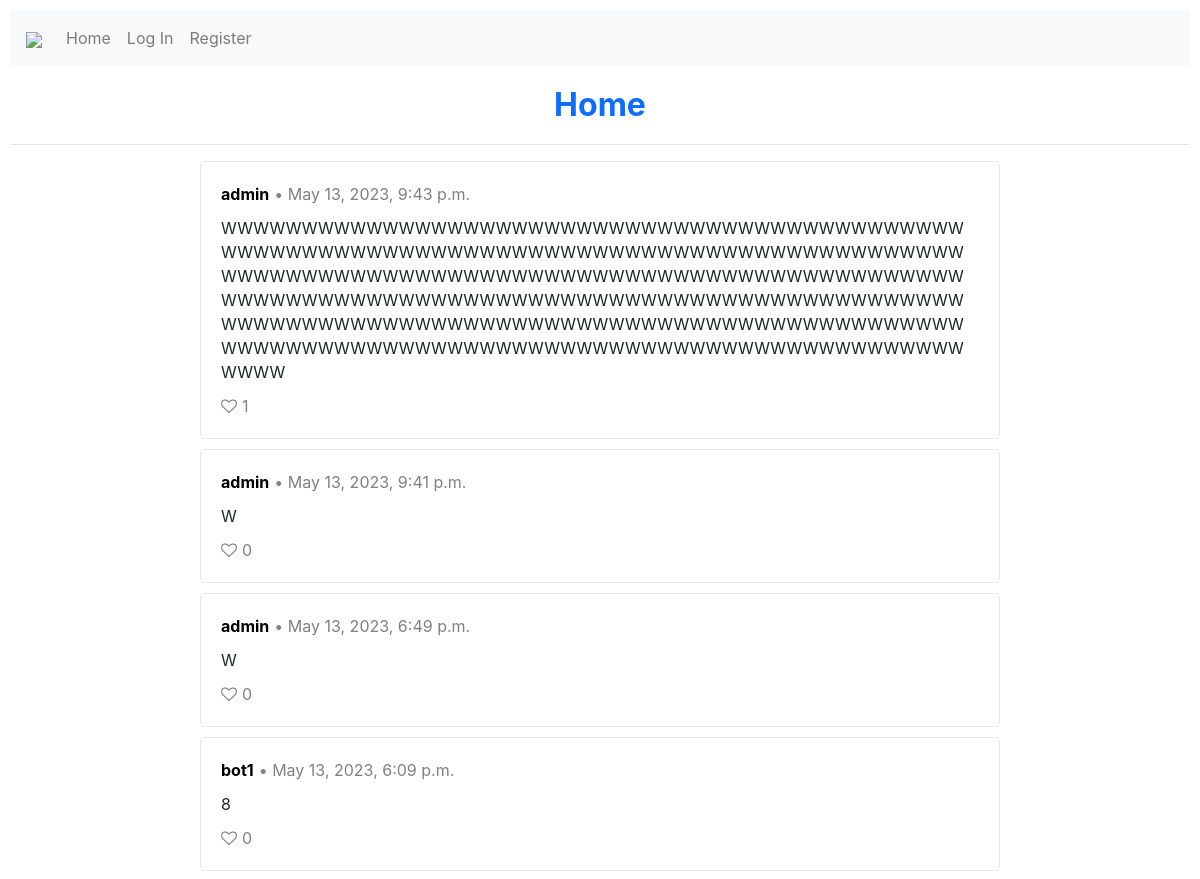
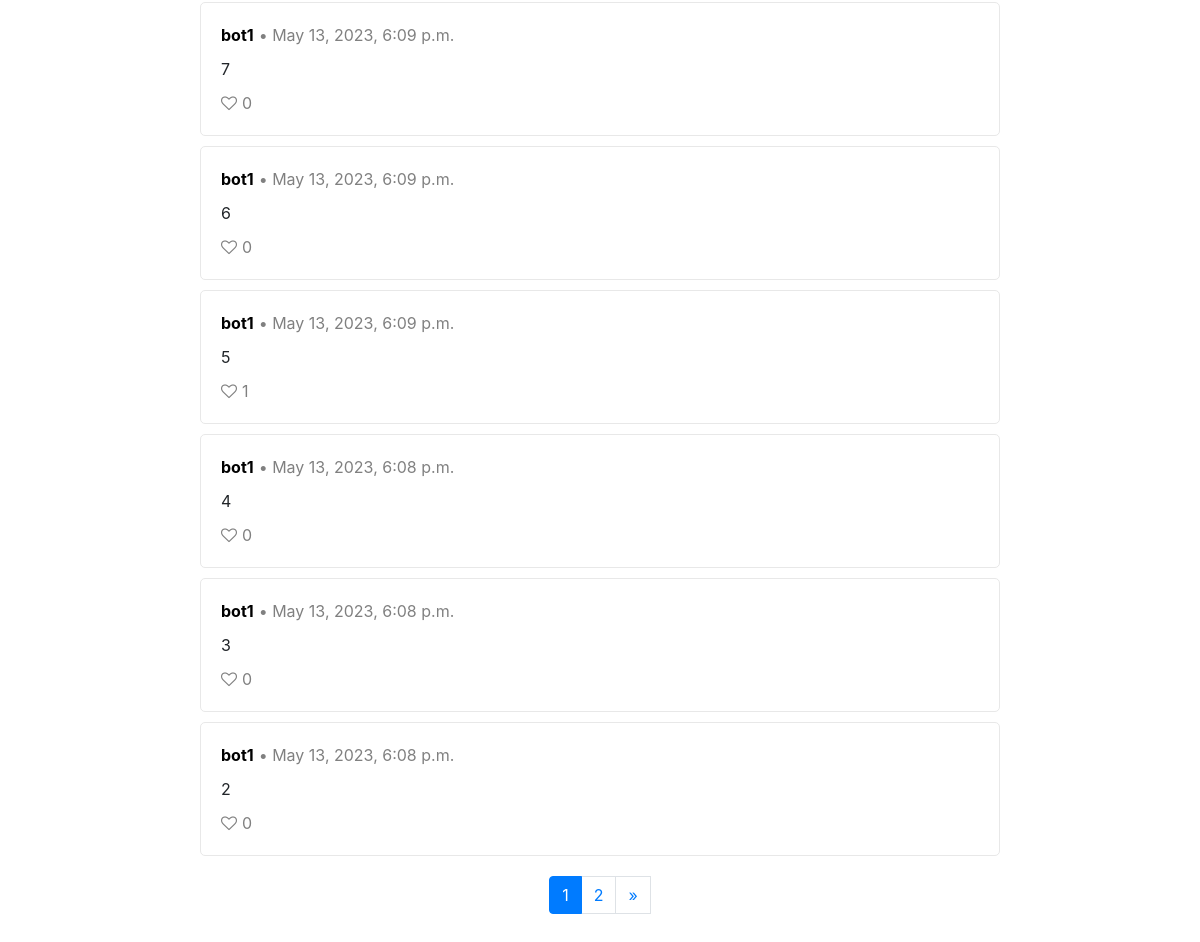
/, run on an earlier commit of the app's database (2 pictures, top to bottom).
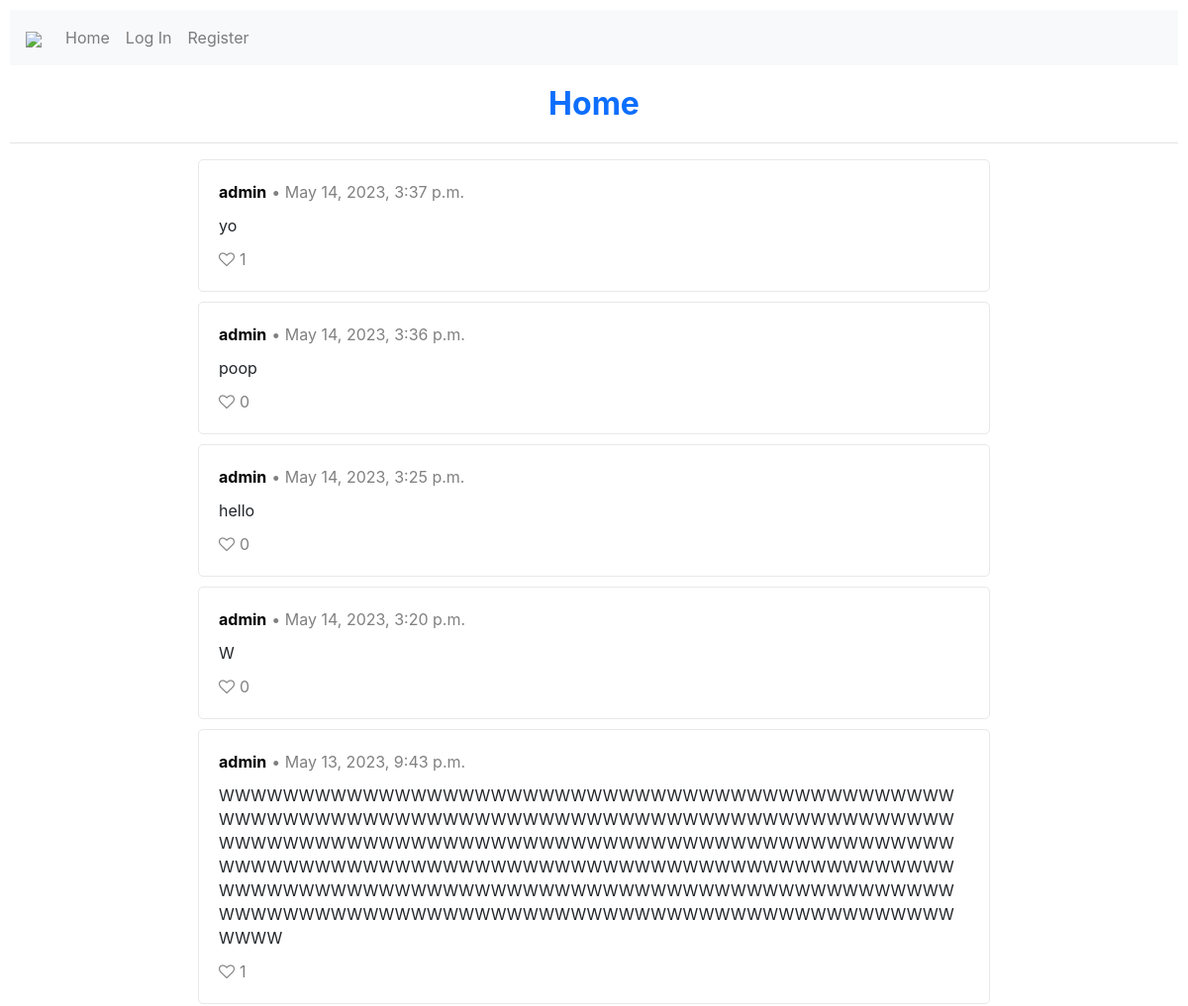
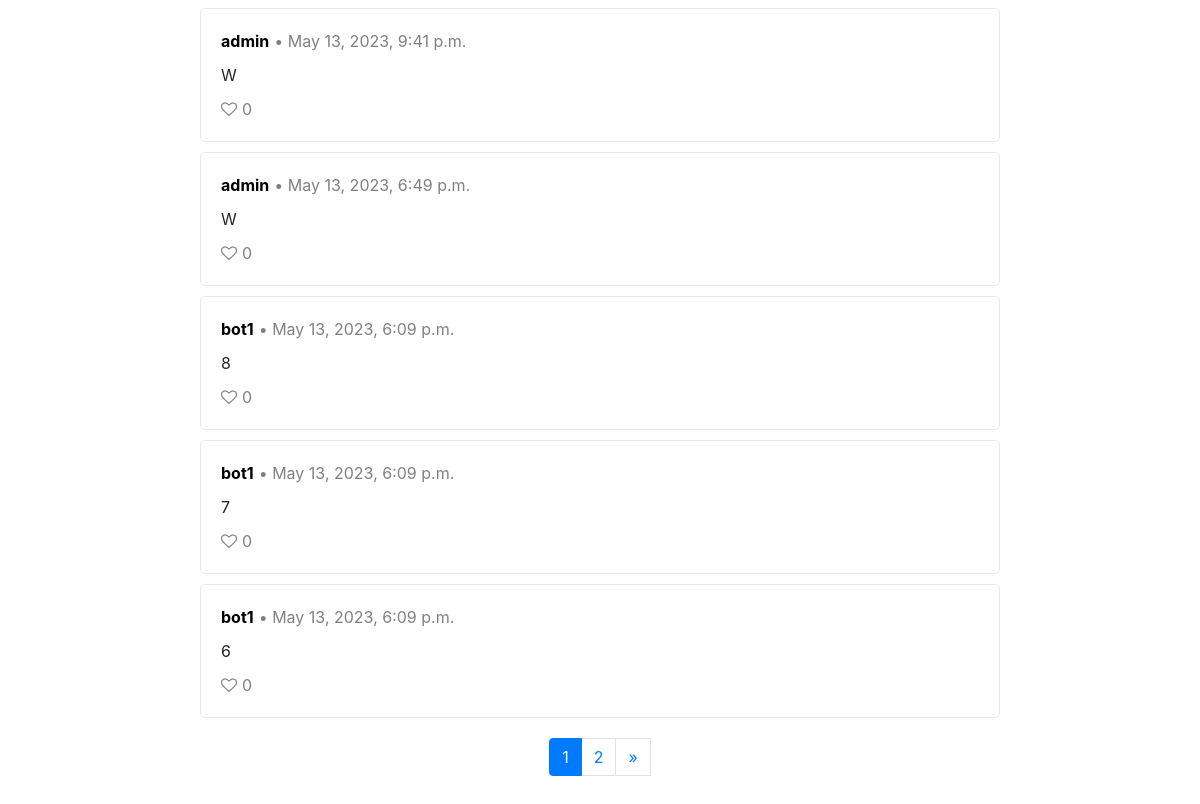
And on a later commit of the database (2 pictures, top to bottom).
### network/models.py (models this page shows, shortened)
class Post(models.Model):
    user = models.ForeignKey(User, on_delete=models.CASCADE, blank=True, null=True, related_name="post_user")
    content = models.CharField(max_length=280)
    number_of_likes = models.IntegerField(default=0)
    time = models.DateTimeField(auto_now_add=True)

class User(AbstractUser):
    pass

### network/views.py (the view)
# urls.py: path("", views.index, name="index"),
def index(request):
    all_posts = Post.objects.all().order_by("-time")
    number_of_posts = len(all_posts)
    user = None
    liked_post_ids=[]
    if request.user.id is not None:
        user = User.objects.get(id=request.user.id)
        liked_post_ids = get_liked_posts(request)
    page_obj = get_page_objects(request, all_posts)
    return render(request, "network/index.html", {
        "user": user,
        "liked_post_ids": liked_post_ids,
        "form": PostForm,
        "page_obj": page_obj,
        "number_of_posts": number_of_posts
    })

### network/utils.py (called while the page is built)
def get_page_objects(request, posts):
    paginator = Paginator(posts, 10)
    page_number = request.GET.get("page")
    page_obj = paginator.get_page(page_number)
    return page_obj

### network/templates/network/index.html (shortened to what this page needs)
{% extends "network/layout.html" %}
{% load static %}
{% block body %}
    <h2>Home</h2>
    <hr>
    {% include "network/posts.html" %}
{% endblock %}

### network/templates/network/posts.html (shortened to what this page needs)
{% load static %}
{% if number_of_posts > 0 %}
    {% for post in page_obj %}
        <div class="post-panel">
            <div class="post-header">
                <div>
                    <a class="username" href="{% url 'profile' profile_id=post.user.id %}"><strong>{{ post.user }}</strong></a>
                </div>
                <div class="post-time">
                    &bull; {{ post.time }}
                </div>
            </div>
            <div class="post-content-saved" id="content-div-{{ post.id }}-saved">
                {{ post.content }}
            </div>
            <div class="likes-container" id="likes-div-{{ post.id }}">
                {% if user.is_authenticated and post.id not in liked_post_ids %}
                    <div id="like-div-{{ post.id }}">
                        <button class="remove-style" id="like-btn-{{ post.id }}">
                            <i class="fa fa-heart-o heart-unliked"></i>
                        </button>
                    </div>
                {% elif user.is_authenticated and post.id in liked_post_ids %}
                    <div id="unlike-div-{{ post.id }}">
                        <button class="remove-style" id="unlike-btn-{{ post.id }}">
                            <i class="fa fa-heart heart-liked"></i>
                        </button>
                    </div>
                {% else %}
                    <div id="inactive-like-div-{{ post.id }}">
                        <button class="remove-style" id="inactive-like-btn-{{ post.id }}">
                            <i class="fa fa-heart-o heart-inactive"></i>
                        </button>
                    </div>
                {% endif %}
                <span class="likes-count" id="likes-count-{{ post.id }}">{{ post.number_of_likes }}</span>
            </div>
        </div>
    {% endfor %}
{% else %}
    No active posts
{% endif %}
<div class="pagination page-navigation">
    <li class="page-item active"><a class="page-link" href="?page={{ page_obj.number }}">{{ page_obj.number }}</a></li>
    {% if page_obj.has_next %}
        <a class="page-link" href="?page={{ page_obj.next_page_number }}">{{ page_obj.next_page_number }}</a>
        <a class="page-link" href="?page={{ page_obj.paginator.num_pages }}">&raquo;</a>
    {% endif %}
</div>

What changed in the data, as far as the page shows it:
no longer on this page (row unchanged): Post: user "bot1", time "May 13, 2023, 6:09 p.m.", content "5", number_of_likes "1"
no longer on this page (row unchanged): Post: user "bot1", time "May 13, 2023, 6:08 p.m.", content "4", number_of_likes "0"
no longer on this page (row unchanged): Post: user "bot1", time "May 13, 2023, 6:08 p.m.", content "3", number_of_likes "0"
no longer on this page (row unchanged): Post: user "bot1", time "May 13, 2023, 6:08 p.m.", content "2", number_of_likes "0"
added Post: user "admin", time "May 14, 2023, 3:37 p.m.", content "yo", number_of_likes "1"
added Post: user "admin", time "May 14, 2023, 3:36 p.m.", content "poop", number_of_likes "0"
added Post: user "admin", time "May 14, 2023, 3:25 p.m.", content "hello", number_of_likes "0"
added Post: user "admin", time "May 14, 2023, 3:20 p.m.", content "W", number_of_likes "0"
